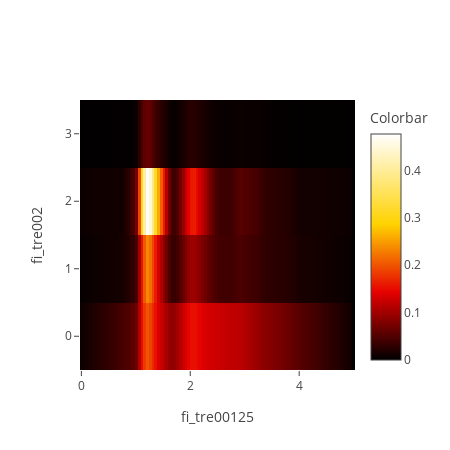
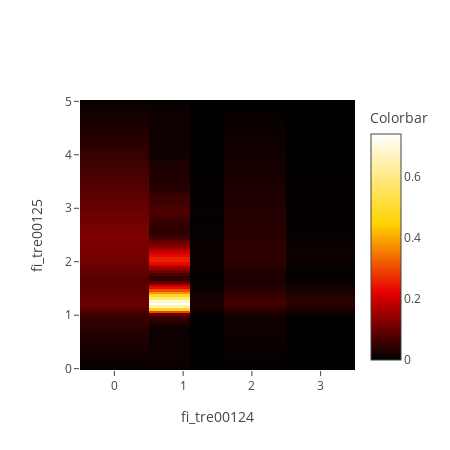

The code cell stored with these charts, in order, in its notebook:
### Markdown cell above
The conditional distributions are the probabilities of the features, given 
a certain instance of a class. The joint probability functions of correlated variables 
are shown below to allow a more in-depth look into the dependency.

### Code cell
reload(descr)

descr.correlation_threshold = 0.2
descr.feature_combinations = 'all'
descr.show_conditional = True

descr.categorical_correlations(spn, dictionary)

### Figure 1 — Plotly figure (JSON) as saved in the notebook; plotly's stock layout.template omitted (floating-point values rounded to 4 significant figures; data arrays with more than 128 entries replaced by an {"elided": "..."} marker saying what was removed)
{"data": [{"colorbar": {"title": "Colorbar"}, "colorscale": "Hot", "type": "heatmap", "x": [0, 0.05051, 0.101, 0.1515, 0.202, 0.2525, 0.303, 0.3535, 0.404, 0.4545, 0.5051, 0.5556, 0.6061, 0.6566, 0.7071, 0.7576, 0.8081, 0.8586, 0.9091, 0.9596, 1.01, 1.061, 1.111, 1.162, 1.212, 1.263, 1.313, 1.364, 1.414, 1.465, 1.515, 1.566, 1.616, 1.667, 1.717, 1.768, 1.818, 1.869, 1.919, 1.97, 2.02, 2.071, 2.121, 2.172, 2.222, 2.273, 2.323, 2.374, 2.424, 2.475, 2.525, 2.576, 2.626, 2.677, 2.727, 2.778, 2.828, 2.879, 2.929, 2.98, 3.03, 3.081, 3.131, 3.182, 3.232, 3.283, 3.333, 3.384, 3.434, 3.485, 3.535, 3.586, 3.636, 3.687, 3.737, 3.788, 3.838, 3.889, 3.939, 3.99, 4.04, 4.091, 4.141, 4.192, 4.242, 4.293, 4.343, 4.394, 4.444, 4.495, 4.545, 4.596, 4.646, 4.697, 4.747, 4.798, 4.848, 4.899, 4.949, 5], "y": [0, 1, 2, 3], "z": {"elided": "4x100 float values"}}], "layout": {"height": 450, "width": 450, "xaxis": {"autotick": true, "title": "fi_tre00125"}, "yaxis": {"autotick": true, "title": "fi_tre002"}}}

### Figure 2 — Plotly figure (JSON) as saved in the notebook; plotly's stock layout.template omitted (floating-point values rounded to 4 significant figures; data arrays with more than 128 entries replaced by an {"elided": "..."} marker saying what was removed)
{"data": [{"colorbar": {"title": "Colorbar"}, "colorscale": "Hot", "type": "heatmap", "x": [0, 1, 1.2, 2, 3], "y": [0, 0.05051, 0.101, 0.1515, 0.202, 0.2525, 0.303, 0.3535, 0.404, 0.4545, 0.5051, 0.5556, 0.6061, 0.6566, 0.7071, 0.7576, 0.8081, 0.8586, 0.9091, 0.9596, 1.01, 1.061, 1.111, 1.162, 1.212, 1.263, 1.313, 1.364, 1.414, 1.465, 1.515, 1.566, 1.616, 1.667, 1.717, 1.768, 1.818, 1.869, 1.919, 1.97, 2.02, 2.071, 2.121, 2.172, 2.222, 2.273, 2.323, 2.374, 2.424, 2.475, 2.525, 2.576, 2.626, 2.677, 2.727, 2.778, 2.828, 2.879, 2.929, 2.98, 3.03, 3.081, 3.131, 3.182, 3.232, 3.283, 3.333, 3.384, 3.434, 3.485, 3.535, 3.586, 3.636, 3.687, 3.737, 3.788, 3.838, 3.889, 3.939, 3.99, 4.04, 4.091, 4.141, 4.192, 4.242, 4.293, 4.343, 4.394, 4.444, 4.495, 4.545, 4.596, 4.646, 4.697, 4.747, 4.798, 4.848, 4.899, 4.949, 5], "z": {"elided": "100x5 float values"}}], "layout": {"height": 450, "width": 450, "xaxis": {"autotick": true, "title": "fi_tre00124"}, "yaxis": {"autotick": true, "title": "fi_tre00125"}}}
